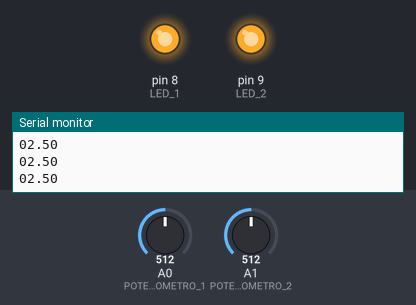
Bench run of a sketch on a simulated Arduino Uno, built with avr-gcc and run on an emulated ATmega328P. On the bench: output pins drawn as LEDs (lit = HIGH), the last lines printed to the serial monitor. The inputs (shaded band) are chosen by the test bench; at power-on: A1 (POTENCIOMETRO_2) = 512, A0 (POTENCIOMETRO_1) = 512.

Above: at 1.2 s.
1.3 s: A1 (POTENCIOMETRO_2) set to 423
2.8 s: A1 (POTENCIOMETRO_2) set to 399
At 3.7 s:
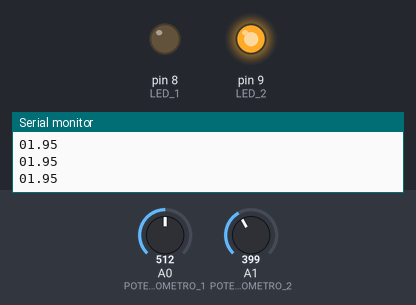
4.3 s: A0 (POTENCIOMETRO_1) set to 805
5.8 s: A0 (POTENCIOMETRO_1) set to 836
At 6.8 s:
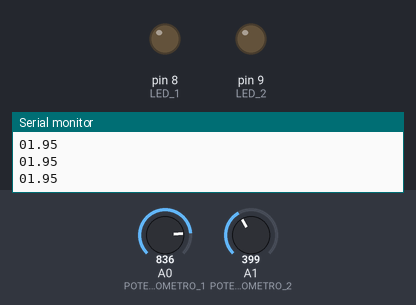
7.3 s: A1 (POTENCIOMETRO_2) set to 716
At 8.3 s:
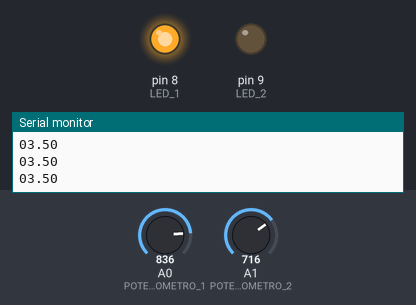
8.8 s: A1 (POTENCIOMETRO_2) set to 306
At 9.9 s:
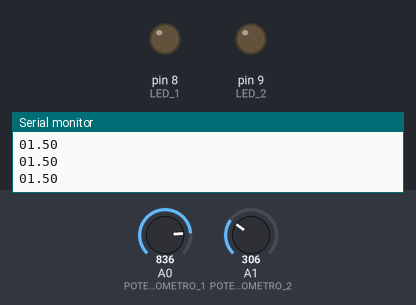
Timing chart, 0 to 11.3 s (numbered marks = the images above; inputs shaded):
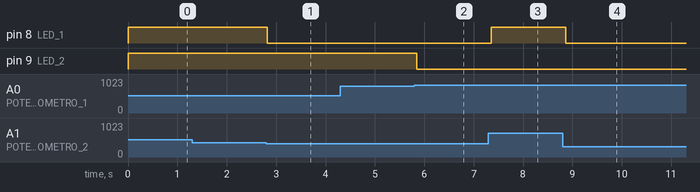

Measured:
- the behaviour switches between 410 and 409 on A1 (POTENCIOMETRO_2) (found by bisection; images 0 and 1)
- the behaviour switches between 818 and 819 on A0 (POTENCIOMETRO_1) (found by bisection; images 1 and 2)
- after the input at 2.8 s, pin 8 (LED_1): HIGH → LOW at once
- after the input at 5.8 s, pin 9 (LED_2): HIGH → LOW at once
- after the input at 7.3 s, pin 8 (LED_1): LOW → HIGH after 0.06 s
- after the input at 8.8 s, pin 8 (LED_1): HIGH → LOW after 0.07 s

The sketch:

POTENCIOMETROS.ino
```cpp
const int LED_1 = 8;
const int LED_2 = 9;
const int POTENCIOMETRO_1 = A0;
const int POTENCIOMETRO_2 = A1;
const int WIPER_MAX = 1023;
const int VOLTAJE_MAX = 5;
const float UMBRAL_INFERIOR = 2.0;
const float UMBRAL_SUPERIOR = 4.0;

float voltaje_potenciometro_1 = 0;
float voltaje_potenciometro_2 = 0;

inline float voltaje(int lectura_discreta){
    return ((float)lectura_discreta / WIPER_MAX) * VOLTAJE_MAX;
}

void setup(){
    pinMode(LED_1, OUTPUT);
    pinMode(LED_2, OUTPUT);

    Serial.begin(9600);
}

void loop(){

    voltaje_potenciometro_1 = voltaje(analogRead(POTENCIOMETRO_1));
    voltaje_potenciometro_2 = voltaje(analogRead(POTENCIOMETRO_2));

    Serial.print("%f ", voltaje_potenciometro_1);
    Serial.println(voltaje_potenciometro_2);


    if(voltaje_potenciometro_1 >= UMBRAL_INFERIOR && voltaje_potenciometro_2 >= UMBRAL_INFERIOR){
        digitalWrite(LED_1, HIGH);
    }
    else{
        digitalWrite(LED_1, LOW);
    }

    if(voltaje_potenciometro_1 <=UMBRAL_SUPERIOR && voltaje_potenciometro_2 <= UMBRAL_SUPERIOR){
        digitalWrite(LED_2, HIGH);
    }
    else{
        digitalWrite(LED_2, LOW);
    }

    delay(100);
}
```
